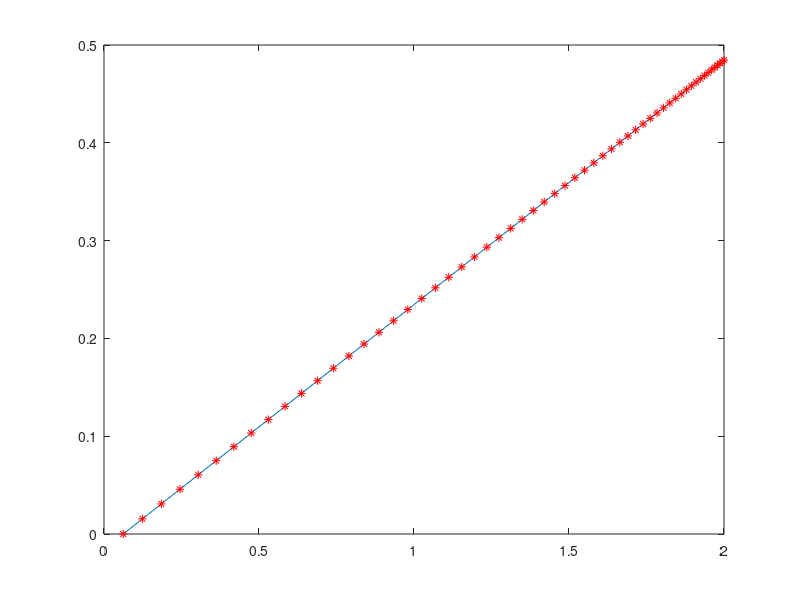

Recreate this plot in MATLAB.
v_max = 1/2; % [rev/s] alltså 1 varv på 2 sekunder
tn = 2;
a_max = v_max/tn; %max acceleration [rev/s^2] 
T_min = 0.005;
t_delta = 10^-3;

t = [tn];

% solve n with recursion
i=1;
while t(i) >= T_min + i*t_delta
    temp = t(i)-T_min - i*t_delta;
    t = [t temp];
    i=i+1;
end
t = flip(t)
n = length(t)

v = zeros(1,n);
for i=[2:n]
  v(i) = v(i-1) + a_max*(t(i) - t(i-1));
end

plot(t,v)
hold on
plot(t,v,'r*')
hold off